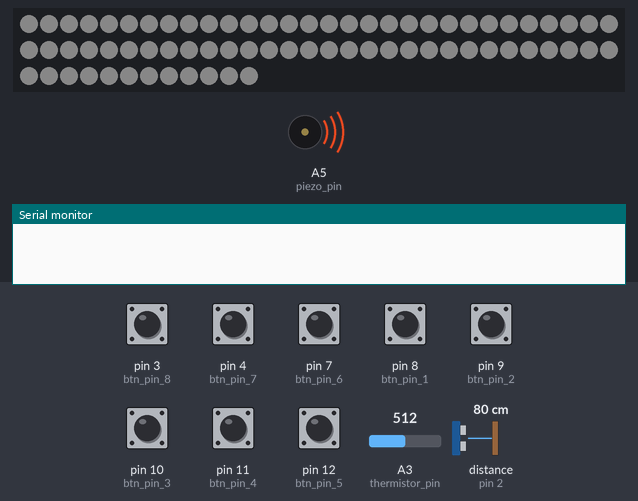
Bench run of a program on a simulated Arduino Uno, built with avr-gcc and run on an emulated ATmega328P. Parts: 72 RGB LEDs in strip order, left to right, continuing on the next row, buzzer (waves = sounding), the last lines printed to the serial monitor. Wiring (inferred from the names in the program): range finder with pulse-width output: data pin 2. Inputs (shaded band) come from the test bench; at power-on: pin 3 (btn_pin_8), pin 4 (btn_pin_7), pin 7 (btn_pin_6), pin 8 (btn_pin_1), pin 9 (btn_pin_2), pin 10 (btn_pin_3), pin 11 (btn_pin_4), pin 12 (btn_pin_5) HIGH, distance to the obstacle (sensor on pin 2) 80 cm, A3 (thermistor_pin) = 512. Dim RGB values are drawn brighter than linear; the strip is taken to match the declared colour order.

Above: at 1.2 s.
1.3 s: pin 4 (btn_pin_7) pulled LOW for 1 s
3.8 s: pin 4 (btn_pin_7) pulled LOW for 1 s
6.3 s: pin 10 (btn_pin_3) pulled LOW for 1 s
10.3 s: pin 8 (btn_pin_1) pulled LOW for 0.15 s
11.0 s: pin 7 (btn_pin_6) pulled LOW for 0.15 s
11.7 s: distance to the obstacle (sensor on pin 2) set to 2 cm
At 13.31 s:
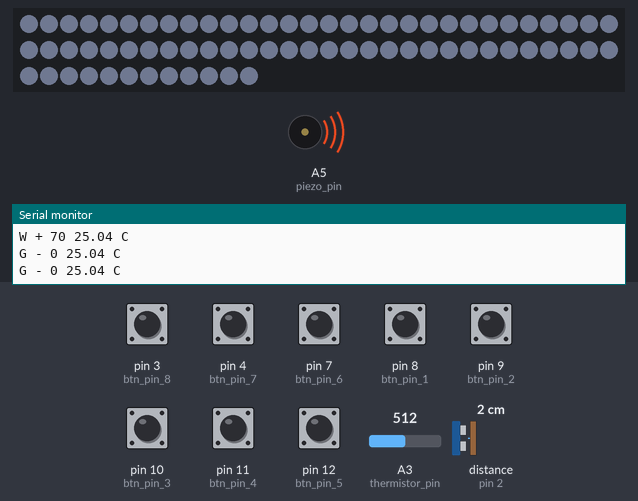
Timing chart, 0 to 15.7 s (numbered marks = the images above; inputs shaded):
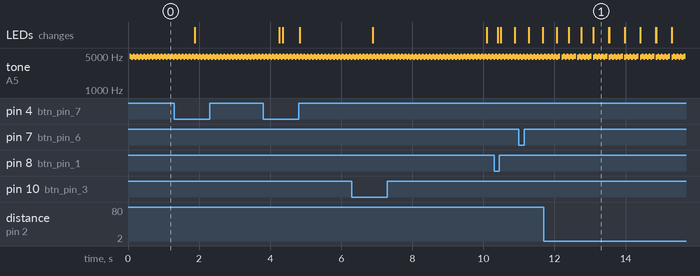

The program:

main.cpp
```cpp
/*
 *  @author   Tauno Erik
 *  @github
 *  @website  https://taunoerik.art/
 *  @started  19.09.2019
 */
#include <Arduino.h>
#include <math.h>               // calculating temp
#include "pitches.h"            // notes
#include <Adafruit_NeoPixel.h>

/* LED strip */
const unsigned char led_count = 72;
unsigned char led_brightness = 50;  // NeoPixel brightness, 0 (min) to 255 (max)

unsigned char red   = 0;
unsigned char green = 0;
unsigned char blue  = 0;
unsigned char white = 50;

/* LED display mode */
unsigned char mode = 0;  // 0 - mormal, any other nr. - special mode
unsigned int party_mode_delay = 10*1000;

boolean party_play = true;


/* Button press interval */
boolean long_button_press = false;
unsigned long previous_millis_measure = 0;
unsigned int measure_interval = 9000;

/* PINS */
const int thermistor_pin = A3;
const int piezo_pin      = A5;
const int led_strip_pin  = 6;

/* Buttons */
const unsigned char btn_pin_1 = 8;   // PCINT0
const unsigned char btn_pin_2 = 9;   // PCINT0
const unsigned char btn_pin_3 = 10;  // PCINT0
const unsigned char btn_pin_4 = 11;  // PCINT0
const unsigned char btn_pin_5 = 12;  // PCINT0
const unsigned char btn_pin_6 = 7;   // PCINT2
const unsigned char btn_pin_7 = 4;   // PCINT2
const unsigned char btn_pin_8 = 3;   // INT1
const unsigned char btn_pin_9 = 2;   // INT0

// http://gammon.com.au/interrupts
// In priority order:
// 2 External Interrupt Request 0   (pin D2)         (INT0_vect)
// 3 External Interrupt Request 1   (pin D3)         (INT1_vect)
// 4 Pin Change Interrupt Request 0 (pins D8 to D13) (PCINT0_vect)
// 5 Pin Change Interrupt Request 1 (pins A0 to A5)  (PCINT1_vect)
// 6 Pin Change Interrupt Request 2 (pins D0 to D7)  (PCINT2_vect)

/* Init LED stripe */
Adafruit_NeoPixel strip(led_count, led_strip_pin, NEO_RGBW + NEO_KHZ800);
// Argument 3 = Pixel type flags, add together as needed:
//   NEO_KHZ800  800 KHz bitstream (most NeoPixel products w/WS2812 LEDs)
//   NEO_KHZ400  400 KHz (classic 'v1' (not v2) FLORA pixels, WS2811 drivers)
//   NEO_GRB     Pixels are wired for GRB bitstream (most NeoPixel products)
//   NEO_RGB     Pixels are wired for RGB bitstream (v1 FLORA pixels, not v2)
//   NEO_RGBW    Pixels are wired for RGBW bitstream (NeoPixel RGBW products)


/**************************************
 ***  FUNCTIONS ***********************
 **************************************/

/*!
 *  @brief    Read analog pin and calculate temperature
 *  @return   Temperature in Celcius
 *  @note     10K thermistor + 10K resistor
 */
float measure_temp() {
  // https://arduinomodules.info/ky-013-analog-temperature-sensor-module/
  int Vo{};
  float logR2, R2, T;
  const float R1 = 10000; // value of R1 on board 10K
  const float c1 = 0.001129148, c2 = 0.000234125, c3 = 0.0000000876741; //steinhart-hart coeficients for thermistor

  Vo = analogRead(thermistor_pin);
  R2 = R1 * (1023.0 / (float)Vo - 1.0); //calculate resistance on thermistor
  logR2 = log(R2);
  T = (1.0 / (c1 + c2*logR2 + c3*logR2*logR2*logR2)); // temperature in Kelvin
  T = T - 273.15; //convert Kelvin to Celcius
 // T = (T * 9.0)/ 5.0 + 32.0; //convert Celcius to Farenheit

  return T;
}


/*!
 * @brief   Play note
 * @param   speaker_pin
 * @param   the_tone
 *          define on pitches.h
 * @param   duration
 *          1 to 7
 */
void play_note(uint8_t speaker_pin, uint16_t the_tone, uint8_t duration) {
  long time = 500 / pow(2, duration - 1);
  tone(speaker_pin, the_tone, time);
}


/*!
 * @brief   Checks whether the button is pressed down or not.
 * @param   pin
 *          Button pin is pulledup (HIGH)
 * @return  True if is pressed down (LOW), else false
 */
bool is_button(uint8_t pin) {
  if (digitalRead(pin) == LOW) {
    delay(45);

    if (digitalRead(pin) == LOW) {
      delay(45);
      return true; //kui nupp on all
    }
    return false;
  }
  return false;
}


/*!
 *  @brief    Increase color brightness
 *  @param    Current color value 0 -255
 *  @return   New color value 0 -255
 */
unsigned char increase_color_brightness(unsigned char color) {
  if (color < 255) {
    if (long_button_press && color < 240) {
      color = color + 10;
    }
    else {
      color++;
    }
  }
  return color;
}


/*!
 *  @brief    Increase color brightness
 *  @param    Current color value 0 -255
 *  @return   New color value 0 -255
 */
unsigned char decrease_color_brightness(unsigned char color) {
  if (color > 0) {
    if (long_button_press && color > 10) {
      color = color - 10;
    }
    else {
      color--;
    }
  }
  return color;
}


/*!
 *  @brief  Default LED display mode.
 *          User can manually select any color combination
 *  @note   Mode 0
 */
void default_led_mode() {
  strip.fill(strip.Color(green, red, blue, white));
  strip.show();
  //delay(5);
}


/*!
 *  @brief  Rainbow LED display mode.
 *  @note   Mode 1
 */
void party_led_mode(int wait) {
    // Hue of first pixel runs 3 complete loops through the color wheel.
    // Color wheel has a range of 65536 but it's OK if we roll over, so
    // just count from 0 to 3*65536. Adding 256 to firstPixelHue each time
    // means we'll make 3*65536/256 = 768 passes through this outer loop:
  if(party_play) {
    for(long firstPixelHue = 0; firstPixelHue < 3*65536; firstPixelHue += 256) {
      if (mode != 1){ break; }
      for(int i=0; i<strip.numPixels(); i++) {
        if (mode != 1){ break; }
        // For each pixel in strip...
        // Offset pixel hue by an amount to make one full revolution of the
        // color wheel (range of 65536) along the length of the strip
        // (strip.numPixels() steps):
        int pixelHue = firstPixelHue + (i * 65536L / strip.numPixels());
        // strip.ColorHSV() can take 1 or 3 arguments: a hue (0 to 65535) or
        // optionally add saturation and value (brightness) (each 0 to 255).
        // Here we're using just the single-argument hue variant. The result
        // is passed through strip.gamma32() to provide 'truer' colors
        // before assigning to each pixel:
        strip.setPixelColor(i, strip.gamma32(strip.ColorHSV(pixelHue)));
      }
      strip.show(); // Update strip with new contents
      //delay(wait);  // Pause for a moment
    }
  }
}


/*
 *  @brief  Special button interrupt
 *  @note   Button: btn_pin_9
 */
void special_btn_pressed() {
  if(mode == 0) {
    mode++;
    play_note(piezo_pin, NOTE_DS8, 4);
  }
  else{
    mode = 0;
    play_note(piezo_pin, NOTE_D8, 4);
    // TODO: reset!?
  }
}

/*******************************************************************************/

void setup() {

  /* LED strip */
  strip.begin();                        // INITIALIZE NeoPixel strip object
  strip.show();                         // Turn OFF all pixels ASAP
  strip.setBrightness(led_brightness);

  /* Buttons */
  pinMode(btn_pin_1, INPUT_PULLUP);
  pinMode(btn_pin_2, INPUT_PULLUP);
  pinMode(btn_pin_3, INPUT_PULLUP);
  pinMode(btn_pin_4, INPUT_PULLUP);
  pinMode(btn_pin_5, INPUT_PULLUP);
  pinMode(btn_pin_6, INPUT_PULLUP);
  pinMode(btn_pin_7, INPUT_PULLUP);
  pinMode(btn_pin_8, INPUT_PULLUP);
  pinMode(btn_pin_9, INPUT_PULLUP);

  // Interrupt types:
  // LOW      The low level of INT0 generates an interrupt request
  // CHANGE   Any logical change on INT0 generates an interrupt request
  // FALLING  The falling edge of INT0 generates an interrupt request
  // RISING   The rising edge of INT0 generates an interrupt request
  attachInterrupt (digitalPinToInterrupt (btn_pin_9), special_btn_pressed, RISING);  // attach interrupt handler

  Serial.begin(9600);
}

/***********************************************************************************/

void loop() {
  start:

  unsigned long current_millis = millis();

  // Long on short button press?
  if ((unsigned long)(current_millis - previous_millis_measure) >= measure_interval) {
    long_button_press = true;
  }
  else {
    long_button_press = false;
  }

  // party mode
  if ((unsigned long)(current_millis - previous_millis_measure) >= party_mode_delay) {
    party_play = true;
  }
  else {
    party_play = false;
  }


  // Normal or special mode? User selects.
  switch (mode) {
    case 0:
      default_led_mode();
      break;
    default:
      party_led_mode(party_mode_delay);
      break;
  }


  // Which button is pressed
  if (is_button(btn_pin_1)) {
    white = increase_color_brightness(white);
    Serial.print("W + "); Serial.print(white); Serial.print(" ");
    Serial.print(measure_temp()); Serial.println(" C");
  }
  else if (is_button(btn_pin_2)) {
    white = decrease_color_brightness(white);
    Serial.print("W - ");Serial.print(white);Serial.print(" ");
    Serial.print(measure_temp());Serial.println(" C");
  }
  else if (is_button(btn_pin_3)) {
    red = increase_color_brightness(red);
    Serial.print("R + ");Serial.print(red);Serial.print(" ");
    Serial.print(measure_temp());Serial.println(" C");
  }
  else if (is_button(btn_pin_4)) {
    red = decrease_color_brightness(red);
    Serial.print("R - ");Serial.print(red);Serial.print(" ");
    Serial.print(measure_temp());Serial.println(" C");
  }
  else if (is_button(btn_pin_5)) {
    green = increase_color_brightness(green);
    Serial.print("G + ");Serial.print(green);Serial.print(" ");
    Serial.print(measure_temp());Serial.println(" C");
  }
  else if (is_button(btn_pin_6)) {
    green = decrease_color_brightness(green);
    Serial.print("G - ");Serial.print(green);Serial.print(" ");
    Serial.print(measure_temp());Serial.println(" C");
  }
  else if (is_button(btn_pin_7)) {
    blue = increase_color_brightness(blue);
    Serial.print("B + ");Serial.print(blue);Serial.print(" ");
    Serial.print(measure_temp());Serial.println(" C");
  }
  else if (is_button(btn_pin_8)) {
    blue = decrease_color_brightness(blue);
    Serial.print("B - ");Serial.print(blue);Serial.print(" ");
    Serial.print(measure_temp());Serial.println(" C");
  }

  // btn_pin_9 is special interrrupt button!

} // Main Loop end
```

pitches.h
```cpp
#ifndef _pitches19092019
#define _pitches19092019

// https://github.com/bhagman/Tone

#define NOTE_B0  31
#define NOTE_C1  33
#define NOTE_CS1 35
#define NOTE_D1  37
#define NOTE_DS1 39
#define NOTE_E1  41
#define NOTE_F1  44
#define NOTE_FS1 46
#define NOTE_G1  49
#define NOTE_GS1 52
#define NOTE_A1  55
#define NOTE_AS1 58
#define NOTE_B1  62
#define NOTE_C2  65
#define NOTE_CS2 69
#define NOTE_D2  73
#define NOTE_DS2 78
#define NOTE_E2  82
#define NOTE_F2  87
#define NOTE_FS2 93
#define NOTE_G2  98
#define NOTE_GS2 104
#define NOTE_A2  110
#define NOTE_AS2 117
#define NOTE_B2  123
#define NOTE_C3  131
#define NOTE_CS3 139
#define NOTE_D3  147
#define NOTE_DS3 156
#define NOTE_E3  165
#define NOTE_F3  175
#define NOTE_FS3 185
#define NOTE_G3  196
#define NOTE_GS3 208
#define NOTE_A3  220
#define NOTE_AS3 233
#define NOTE_B3  247
#define NOTE_C4  262
#define NOTE_CS4 277
#define NOTE_D4  294
#define NOTE_DS4 311
#define NOTE_E4  330
#define NOTE_F4  349
#define NOTE_FS4 370
#define NOTE_G4  392
#define NOTE_GS4 415
#define NOTE_A4  440
#define NOTE_AS4 466
#define NOTE_B4  494
#define NOTE_C5  523
#define NOTE_CS5 554
#define NOTE_D5  587
#define NOTE_DS5 622
#define NOTE_E5  659
#define NOTE_F5  698
#define NOTE_FS5 740
#define NOTE_G5  784
#define NOTE_GS5 831
#define NOTE_A5  880
#define NOTE_AS5 932
#define NOTE_B5  988
#define NOTE_C6  1047
#define NOTE_CS6 1109
#define NOTE_D6  1175
#define NOTE_DS6 1245
#define NOTE_E6  1319
#define NOTE_F6  1397
#define NOTE_FS6 1480
#define NOTE_G6  1568
#define NOTE_GS6 1661
#define NOTE_A6  1760
#define NOTE_AS6 1865
#define NOTE_B6  1976
#define NOTE_C7  2093
#define NOTE_CS7 2217
#define NOTE_D7  2349
#define NOTE_DS7 2489
#define NOTE_E7  2637
#define NOTE_F7  2794
#define NOTE_FS7 2960
#define NOTE_G7  3136
#define NOTE_GS7 3322
#define NOTE_A7  3520
#define NOTE_AS7 3729
#define NOTE_B7  3951
#define NOTE_C8  4186
#define NOTE_CS8 4435
#define NOTE_D8  4699
#define NOTE_DS8 4978

#endif
```

Measured:
- by itself, tone on A5 (piezo_pin): repeats every 0.44 s: 3 × (4699 Hz 0.05 s, 4978 Hz 0.05 s), 4699 Hz 0.05 s, 4978 Hz 0.06 s, silent 0.04 s
- what the display in image 1 shows lasts 0.4 s, from 13.1 s to 13.5 s
